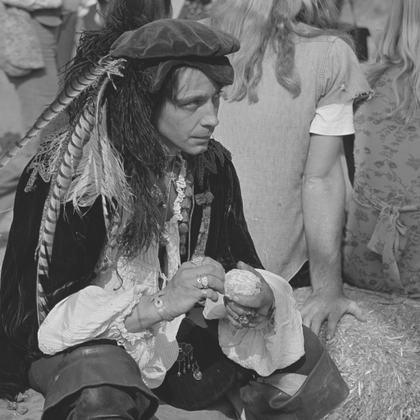
%> input picture image approx by partial set of DCT coefficients/man.tif, 420 x 420 px, shrunk from 512 x 512 before the run
$ octave --eval "question9_8;"   (GNU Octave 9; MATLAB toolbox functions it lacks are replaced by stand-ins)
%> lines starting %> are read from the running program, lines starting %| are printed output that depends on the picture
%--------------------------------------------------------------------------
% ELEC 483 Assignment #3 Question 9.8
% Houtan Emad
% Jan 25, 2017
%--------------------------------------------------------------------------
% Write a C or Matlab code that examines the effect of approximating an
% image with a partial set of DCT coefficients. Use 8 x 8 DCT, reconstruct
% the image with K < 64 coefficients, for K = 4; 8; 16; 32: How many
% coefficients are necessary to provide a satisfactory reconstruction?
%--------------------------------------------------------------------------
% In order to approximate the image with DCT coefficients, we need to
% define the basis vectors of the 1-D n-point DCT by (9.1.26-28) and
% the forward and inverse transforms by (9.1.29-30). First apply that 1-D
% DCT to each row of the image block, and then apply the 1-D DCT to each
% column of the row transformed block. The coefficients are ordered using
% a zigzag scan. With only 16 out of 64 coefficients, we can already
% represent the original block quite well.
%--------------------------------------------------------------------------

% create a function that loads and feeds the image into the coefficients
% function and dictates the number of saved coefficients

function question9_8

% read an image as input
cimage = input('Image to DCT: ','s');
%> the answer given: man.tif
im = imread(cimage);
%> im is the input picture: size 420x420 uint8; min 26, max 253, mean 111.6

% use 4 coefficients
[reconIm,nonZeroCoeff,psnr] = coefficients(im,4);
%> in coefficients, `cIm = blkproc(origIm,[8,8],'round(dct2(x)).*P1',zigzag(aMatrix,8));`:
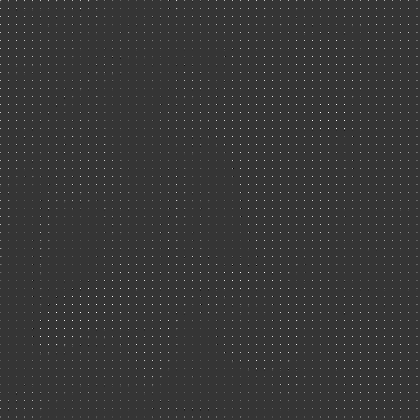
%> cIm: size 420x420 double; min -453, max 1721, mean 14.2; drawn with min black and max white
%> in coefficients, `nonZeroCoeff = length(find(cIm ~= 0));`: nonZeroCoeff = 11021
%> in coefficients, `reconIm = blkproc(cIm,[8,8],'idct2');`:
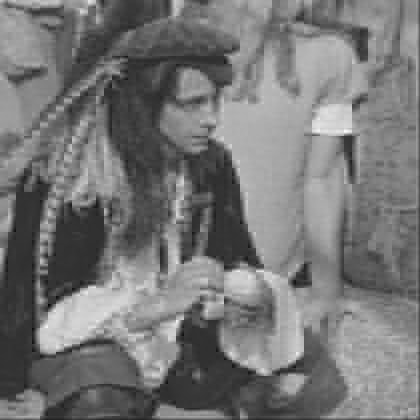
%> reconIm: size 420x420 double; min -12.87, max 254.5, mean 111.5; drawn with min black and max white
%> in coefficients, `psnr = 10*log10(255*255/mean(mean((origIm - reconIm).^2)));`: psnr = 25.41
%> nonZeroCoeff = 11021; psnr = 25.41
figure(1)
imshow(uint8(reconIm))
title(sprintf('4 coefficients with PSNR = %.4f, %d nonzero coefficients in total)',...
    psnr, nonZeroCoeff))
print -deps2 image_4

% use 8 coefficients
[reconIm,nonZeroCoeff,psnr] = coefficients(im,8);
%> call 2 of coefficients, with retainedCoeff = 8
%> in coefficients (call 2), `nonZeroCoeff = length(find(cIm ~= 0));`: nonZeroCoeff = 21860
%> in coefficients (call 2), `reconIm = blkproc(cIm,[8,8],'idct2');`:
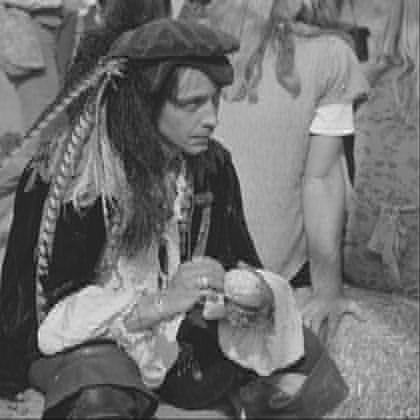
%> reconIm: size 420x420 double; min 2.55, max 254.2, mean 111.5
%> in coefficients (call 2), `psnr = 10*log10(255*255/mean(mean((origIm - reconIm).^2)));`: psnr = 27.99
%> nonZeroCoeff = 21860; psnr = 27.99
figure(2)
imshow(uint8(reconIm))
title(sprintf('8 coefficients with PSNR = %.4f, %d nonzero coefficients in total)',...
    psnr, nonZeroCoeff))
print -deps2 image_8

% use 16 coefficients
[reconIm,nonZeroCoeff,psnr] = coefficients(im,16);
%> nonZeroCoeff = 42753; psnr = 30.9
figure(3)
imshow(uint8(reconIm))
title(sprintf('16 coefficients with PSNR = %.4f, %d nonzero coefficients in total)',...
    psnr, nonZeroCoeff))
print -deps2 image_16

% use 32 coefficients
[reconIm,nonZeroCoeff,psnr] = coefficients(im,32);
%> nonZeroCoeff = 82483; psnr = 34.95
figure(4)
imshow(uint8(reconIm))
title(sprintf('32 coefficients with PSNR = %.4f, %d nonzero coefficients in total)',...
    psnr, nonZeroCoeff))
print -deps2 image_32

% create a function that takes in an image and the number of coefficients
% to keep, and returns the reconstrcted image, the number of nonzero
% coefficients, and the PSNR of the reconstructed image for benchmarking

function [reconIm,nonZeroCoeff,psnr] = coefficients(origIm,retainedCoeff)

% convert original image to double precision
origIm = double(origIm);

% use the built-in dct function to dct and inverse dct the image
aMatrix = ones(1,retainedCoeff);
cIm = blkproc(origIm,[8,8],'round(dct2(x)).*P1',zigzag(aMatrix,8));
nonZeroCoeff = length(find(cIm ~= 0));
reconIm = blkproc(cIm,[8,8],'idct2');
psnr = 10*log10(255*255/mean(mean((origIm - reconIm).^2)));

% create a function for the zigzag order, as no zigzag function exists
function zzout = zigzag(vectA,sizeB)

% create a blank matrix of sizeB x sizeB
zzout = zeros(sizeB);
n = 0;

% change the size of vector A with respect to the size of B
if length(vectA) < (sizeB^2)
    vectA = [vectA, zeros(1,sizeB^2-length(vectA))];
else
    vectA = vectA(1:sizeB^2);
end

% move in a zigzag pattern, filling out zzout
for k = 1:sizeB
    n = n+k-1;
    for i = 1:k
        if rem(k,2) == 0
            zzout(i,k+1-i) = vectA(n+i);
        else
            zzout(k+1-i,i) = vectA(n+i);
        end
    end
end
for k = 2:sizeB
    n = n+sizeB+1-k;
    for i = k:sizeB
        if rem((sizeB-k),2)==0
            zzout(k+sizeB-i,i) = vectA(n+i);
        else
            zzout(i,k+sizeB-i) = vectA(n+i);
        end
    end
end
